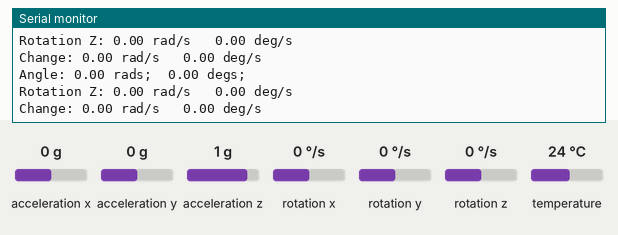
Simulated run of this sketch. Board: Arduino Leonardo, built with avr-gcc and run on an emulated ATmega32U4. On the bench: the last lines printed to the serial monitor. Inputs (shaded band) come from the test bench; at power-on: rotation z 0 °/s, acceleration x 0 g, acceleration y 0 g, acceleration z 1 g, rotation x 0 °/s, rotation y 0 °/s, temperature 24 °C.

Above: at 3.5 s.
3.6 s: rotation z set to -192 °/s
At 4.4 s:
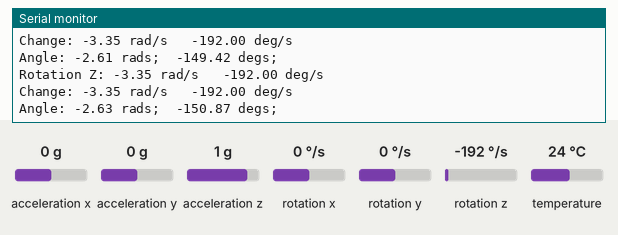
5.1 s: rotation z set to -100 °/s
At 6.2 s:
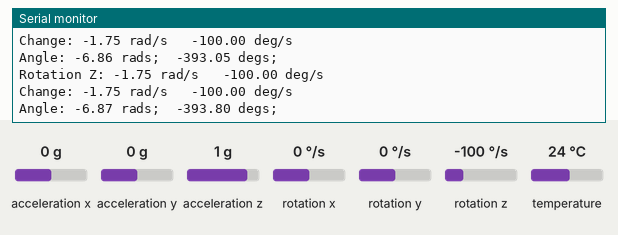
Timing chart, 0 to 8.1 s (numbered marks = the images above; inputs shaded):
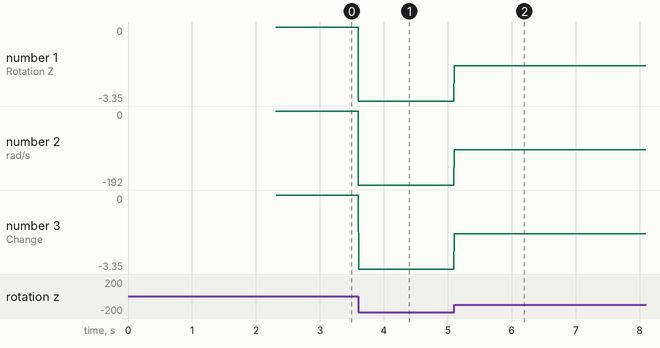

Measured:
- after the input at 3.6 s, the serial monitor: prints a new line at once (image 1)
- plotted number 1: 0 → -3.35 after the input at 3.6 s
- plotted number 2: 0 → -192 after the input at 3.6 s
- plotted number 3: 0 → -3.35 after the input at 3.6 s

The sketch:

mpu6050.ino
```cpp
  // Basic demo for accelerometer readings from Adafruit MPU6050

#include <Adafruit_MPU6050.h>
#include <Adafruit_Sensor.h>
#include <Wire.h>

Adafruit_MPU6050 mpu;

double total=0,normal;
unsigned long time1;


double calibrateZ(){
  double total=0;
  Serial.println("Calibration Start");
  for(int i=0;i<300;i++){
    sensors_event_t a, g, temp;
    mpu.getEvent(&a, &g, &temp);
    total+=g.gyro.z;
    delay(5);
  }
  Serial.println("Calibration End");
  return total/300;
}

void setup(void) {
  Serial.begin(115200);
  while (!Serial)
    delay(10); // will pause Zero, Leonardo, etc until serial console opens

  Serial.println("Adafruit MPU6050 test!");

  // Try to initialize!
  if (!mpu.begin()) {
    Serial.println("Failed to find MPU6050 chip");
    while (1) {
      delay(10);
    }
  }
  Serial.println("MPU6050 Found!");

  mpu.setAccelerometerRange(MPU6050_RANGE_8_G);
  Serial.print("Accelerometer range set to: ");
  switch (mpu.getAccelerometerRange()) {
  case MPU6050_RANGE_2_G:
    Serial.println("+-2G");
    break;
  case MPU6050_RANGE_4_G:
    Serial.println("+-4G");
    break;
  case MPU6050_RANGE_8_G:
    Serial.println("+-8G");
    break;
  case MPU6050_RANGE_16_G:
    Serial.println("+-16G");
    break;
  }
  mpu.setGyroRange(MPU6050_RANGE_500_DEG);
  Serial.print("Gyro range set to: ");
  switch (mpu.getGyroRange()) {
  case MPU6050_RANGE_250_DEG:
    Serial.println("+- 250 deg/s");
    break;
  case MPU6050_RANGE_500_DEG:
    Serial.println("+- 500 deg/s");
    break;
  case MPU6050_RANGE_1000_DEG:
    Serial.println("+- 1000 deg/s");
    break;
  case MPU6050_RANGE_2000_DEG:
    Serial.println("+- 2000 deg/s");
    break;
  }

  mpu.setFilterBandwidth(MPU6050_BAND_21_HZ);
  Serial.print("Filter bandwidth set to: ");
  switch (mpu.getFilterBandwidth()) {
  case MPU6050_BAND_260_HZ:
    Serial.println("260 Hz");
    break;
  case MPU6050_BAND_184_HZ:
    Serial.println("184 Hz");
    break;
  case MPU6050_BAND_94_HZ:
    Serial.println("94 Hz");
    break;
  case MPU6050_BAND_44_HZ:
    Serial.println("44 Hz");
    break;
  case MPU6050_BAND_21_HZ:
    Serial.println("21 Hz");
    break;
  case MPU6050_BAND_10_HZ:
    Serial.println("10 Hz");
    break;
  case MPU6050_BAND_5_HZ:
    Serial.println("5 Hz");
    break;
  }

  normal=calibrateZ();

  Serial.println(normal);
  delay(100);
}

void loop() {
  time1=micros();
  //delay(1);
  /* Get new sensor events with the readings */
  sensors_event_t a, g, temp;
  mpu.getEvent(&a, &g, &temp);

  /* Print out the values */

  Serial.print("Rotation Z: ");
  Serial.print(g.gyro.z);
  Serial.print(" rad/s   ");
  Serial.print(g.gyro.z/3.1416*180);
  Serial.println(" deg/s");

  Serial.print("Change: ");
  Serial.print(g.gyro.z-normal);
  Serial.print(" rad/s   ");
  Serial.print((g.gyro.z-normal)/3.1416*180);
  Serial.println(" deg/s");

  Serial.print("Angle: ");
  Serial.print(total);
  Serial.print(" rads;  ");
  Serial.print(total/3.1416*180);
  Serial.print(" degs;  ");

  Serial.println("");

  total+=(g.gyro.z-normal)*(micros()-time1)/1000000;
}
```
